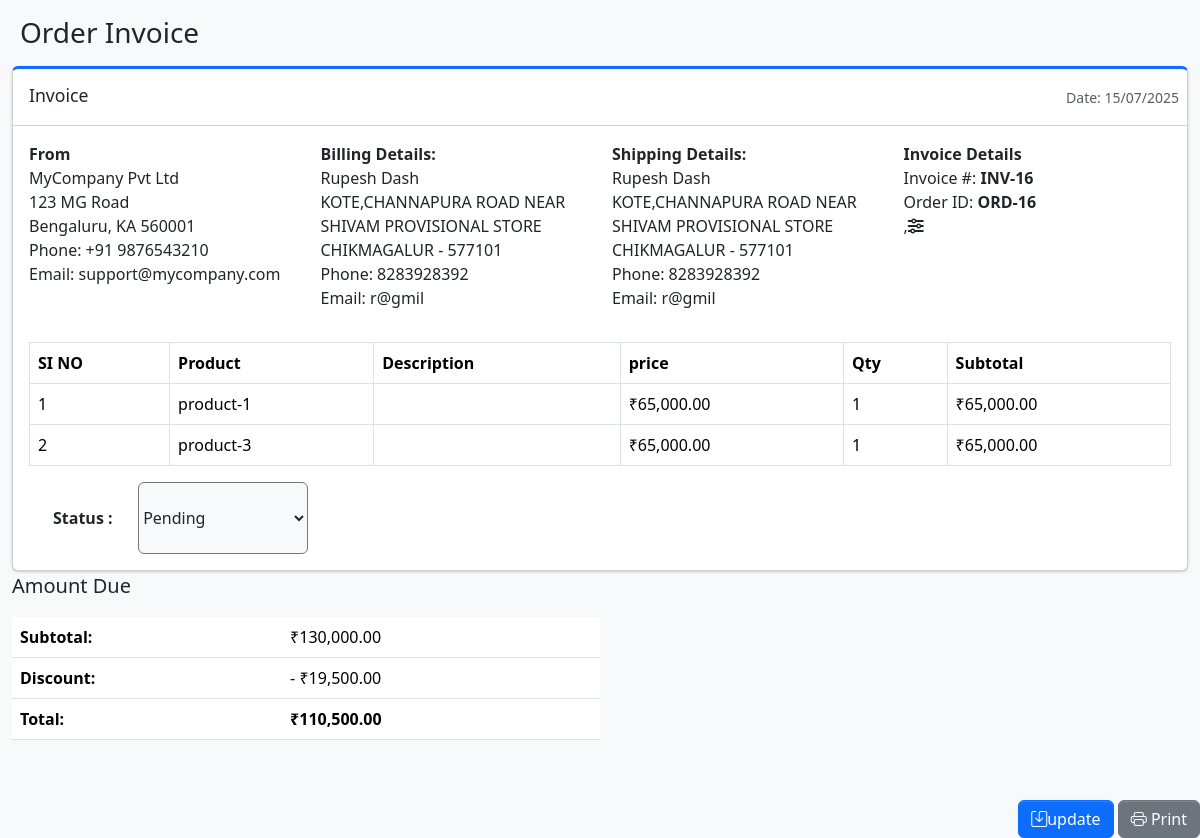
Screenshot of /admin/invoice.php?id=16 (signed in) with the database file from the repository.
### tables this page shows
CREATE TABLE `order` (
  `id` int(11) NOT NULL,
  `shipping_details_id` int(11) NOT NULL,
  `billing_details_id` int(11) NOT NULL,
  `payment_mode` int(11) NOT NULL,
  `total` double(25,3) NOT NULL,
  `order_status` tinyint(1) NOT NULL DEFAULT 0,
  `applied_coupon_id` int(11) NOT NULL,
  `purchase_date` int(11) NOT NULL
);

CREATE TABLE `billing_details` (
  `id` int(11) NOT NULL,
  `fname` varchar(255) NOT NULL,
  `lname` varchar(255) NOT NULL,
  `address` text NOT NULL,
  `city` varchar(255) NOT NULL,
  `pincode` mediumint(6) NOT NULL,
  `email` varchar(255) NOT NULL,
  `phone_no` bigint(10) NOT NULL
);

CREATE TABLE `shipping_details` (
  `id` int(11) NOT NULL,
  `fname` varchar(255) NOT NULL,
  `lname` varchar(255) NOT NULL,
  `address` text NOT NULL,
  `city` varchar(255) NOT NULL,
  `pincode` mediumint(6) NOT NULL,
  `email` varchar(255) NOT NULL,
  `phone_no` bigint(10) NOT NULL
);

CREATE TABLE `orderitems` (
  `orderId` int(11) NOT NULL,
  `productId` int(11) NOT NULL,
  `quantity` int(11) NOT NULL DEFAULT 1,
  `subTotal` double(25,3) NOT NULL
);

CREATE TABLE `product` (
  `id` int(11) NOT NULL,
  `productName` varchar(255) NOT NULL,
  `description` text DEFAULT NULL,
  `thumbnail` varchar(255) NOT NULL,
  `category_id` int(11) DEFAULT NULL,
  `sub_category_id` int(11) DEFAULT NULL,
  `store_id` int(11) DEFAULT NULL,
  `MRP` decimal(10,3) DEFAULT NULL,
  `SP` decimal(10,3) DEFAULT NULL,
  `status` tinyint(1) NOT NULL DEFAULT 0,
  `create` datetime NOT NULL DEFAULT current_timestamp()
);

CREATE TABLE `coupon` (
  `id` int(11) NOT NULL,
  `coupon_name` varchar(255) NOT NULL,
  `coupon_code` varchar(100) NOT NULL,
  `discount_type` enum('Percentage','Rs') NOT NULL,
  `amount` decimal(10,2) NOT NULL,
  `description` text DEFAULT NULL,
  `status` tinyint(1) NOT NULL DEFAULT 1,
  `created_at` timestamp NOT NULL DEFAULT current_timestamp()
);

### admin/Invoice.php (the view, shortened to what this page needs)
<?php
include 'connection.php';
$orderId = isset($_GET['id']) ? (int) $_GET['id'] : 0;
$sql = "SELECT o.*,
        bd.fname AS bf_name, bd.lname AS bl_name, bd.address AS b_address, bd.city AS b_city, bd.pincode AS b_pincode, bd.email AS b_email, bd.phone_no AS b_phone,
        sd.fname AS sf_name, sd.lname AS sl_name, sd.address AS s_address, sd.city AS s_city, sd.pincode AS s_pincode, sd.email AS s_email, sd.phone_no AS s_phone
        FROM `order` o
        LEFT JOIN billing_details bd ON o.billing_details_id = bd.id
        LEFT JOIN shipping_details sd ON o.shipping_details_id = sd.id
        WHERE o.id = ?";
$stmt = $conn->prepare($sql);
$stmt->bind_param("i", $orderId);
$stmt->execute();
$orderData = $stmt->get_result()->fetch_assoc();
$sql_items = "SELECT oi.*, p.productName, p.description, p.SP AS price
              FROM orderitems oi
              LEFT JOIN product p ON oi.productId = p.id
              WHERE oi.orderId = ?";
$stmt_items = $conn->prepare($sql_items);
$stmt_items->bind_param("i", $orderId);
$stmt_items->execute();
$orderItems = $stmt_items->get_result()->fetch_all(MYSQLI_ASSOC);
?>
<!doctype html>
<html lang="en">
<head>
  <link rel="stylesheet" href="https://cdn.jsdelivr.net/npm/@fontsource/source-sans-3@5.0.12/index.css"
 media="print"
    onload="this.media='all'" />
  <link rel="stylesheet" href="https://cdn.jsdelivr.net/npm/overlayscrollbars@2.11.0/styles/overlayscrollbars.min.css"
 />
  <link rel="stylesheet" href="https://cdn.jsdelivr.net/npm/bootstrap-icons@1.13.1/font/bootstrap-icons.min.css"
 />
  <link rel="stylesheet" href="./css/adminlte.css" />
  <link rel="stylesheet" href="https://cdn.jsdelivr.net/npm/apexcharts@3.37.1/dist/apexcharts.css"
 />
  <link rel="stylesheet" href="https://cdn.jsdelivr.net/npm/jsvectormap@1.5.3/dist/css/jsvectormap.min.css"
 />
  <link rel="stylesheet" href="https://cdn.datatables.net/1.13.6/css/dataTables.bootstrap4.min.css">
</head>
<body class="layout-fixed sidebar-expand-lg sidebar-open bg-body-tertiary">
  <div class="app-wrapper">
    <main class="app-main">
      <div class="app-content-header">
        <div class="container-fluid">
          <div class="row">
            <div class="col-sm-6">
              <h3 class="mb-0">Order Invoice</h3>
            </div>
          </div>
        </div>
      </div>
      <head>
        <link rel="stylesheet" href="https://cdnjs.cloudflare.com/ajax/libs/font-awesome/6.7.2/css/all.min.css"
 />
        <link href="https://cdn.jsdelivr.net/npm/bootstrap@5.0.2/dist/css/bootstrap.min.css" rel="stylesheet"
>
      </head>
      <head>
        <link rel="stylesheet" href="https://cdn.jsdelivr.net/npm/@fontsource/source-sans-3@5.0.12/index.css"
 media="print"
          onload="this.media='all'" />
        <link rel="stylesheet"
          href="https://cdn.jsdelivr.net/npm/overlayscrollbars@2.11.0/styles/overlayscrollbars.min.css"
 />
        <link rel="stylesheet" href="https://cdn.jsdelivr.net/npm/bootstrap-icons@1.13.1/font/bootstrap-icons.min.css"
 />
        <link rel="stylesheet" href="./css/adminlte.css" />
        <link rel="stylesheet" href="https://cdn.jsdelivr.net/npm/apexcharts@3.37.1/dist/apexcharts.css"
 />
        <link rel="stylesheet" href="https://cdn.jsdelivr.net/npm/jsvectormap@1.5.3/dist/css/jsvectormap.min.css"
 />
      </head>
      <body>
        <section class="content" id="content">
          <div class="container-fluid">
            <div class="card card-outline card-primary">
              <div class="card-header">
                <h3 class="card-title">Invoice</h3>
                <div class="card-tools">
                  <small class="text-muted">Date: 15/07/2025</small>
                </div>
              </div>
              <div class="card-body">
                <div class="row mb-3">
                  <div class="col-sm-3">
                    <strong>From</strong>
                    <address>
                      MyCompany Pvt Ltd<br>
                      123 MG Road<br>
                      Bengaluru, KA 560001<br>
                      Phone: +91 9876543210<br>
                      Email: support@mycompany.com
                    </address>
                  </div>
                  <div class="col-sm-3">
                    <strong>Billing Details:</strong>
                    <address>
                      <?= htmlspecialchars($orderData['bf_name'] . " " . $orderData['bl_name']); ?><br>
                      <?= htmlspecialchars($orderData['b_address']); ?><br>
                      <?= htmlspecialchars($orderData['b_city']); ?> -
                      <?= htmlspecialchars($orderData['b_pincode']); ?><br>
                      Phone: <?= htmlspecialchars($orderData['b_phone']); ?><br>
                      Email: <?= htmlspecialchars($orderData['b_email']); ?>
                    </address>
                  </div>
                  <div class="col-sm-3">
                    <strong>Shipping Details:</strong>
                    <address>
                      <?= htmlspecialchars($orderData['sf_name'] . " " . $orderData['sl_name']); ?><br>
                      <?= htmlspecialchars($orderData['s_address']); ?><br>
                      <?= htmlspecialchars($orderData['s_city']); ?> -
                      <?= htmlspecialchars($orderData['s_pincode']); ?><br>
                      Phone: <?= htmlspecialchars($orderData['s_phone']); ?><br>
                      Email: <?= htmlspecialchars($orderData['s_email']); ?>
                    </address>
                  </div>
                  <div class="col-sm-3">
                    <strong>Invoice Details</strong><br>
                    Invoice #: <b>INV-<?php echo htmlspecialchars($orderData['id']); ?></b><br>
                    Order ID: <b>ORD-<?php echo htmlspecialchars($orderData['id']); ?></b><br>,<i class="fa fa-sliders"
                      aria-hidden="true"></i>
                  </div>
                </div>
                <div class="row">
                  <div class="col-12 table-responsive">
                    <table class="table table-bordered">
                      <thead class="thead-light">
                        <tr>
                          <th>SI NO</th>
                          <th>Product</th>
                          <th>Description</th>
                          <th>price</th>
                          <th>Qty</th>
                          <th>Subtotal</th>
                        </tr>
                      </thead>
                      <tbody>
                        <?php $i = 1;
                        foreach ($orderItems as $item): ?>
                          <tr>
                            <td><?= $i++; ?></td>
                            <td><?= htmlspecialchars($item['productName']); ?></td>
                            <td><?= htmlspecialchars($item['description']); ?></td>
                            <td>₹<?= number_format($item['price'], 2); ?></td>
                            <td><?= $item['quantity']; ?></td>
                            <td>₹<?= number_format($item['subTotal'], 2); ?></td>
                          </tr>
                        <?php endforeach; ?>
                      </tbody>
                    </table>
                  </div>
                </div>
                <div class="row">
                  <div class="col-md-6">
                    <div class="container-fluid">
                      <form method="POST" enctype="multipart/form-data">
                        <?php
                        $statusMap = [
                          0 => 'Pending',
                          1 => 'Processing',
                          2 => 'Shipping',
                        ];
                        ?>
                        <div class="row p-0 m-0">
                          <div class="d-flex flex-md-row flex-column justify-md-content-center align-md-items-center">
                            <span class="col-md-2 py-4 m-0"><b>Status :</b></span>
                            <select class="col-md-4 bg-light text-dark rounded px-0 py-3" name="status" id="status">
                              <?php foreach ($statusMap as $code => $label): ?>
                                <option value="<?= $code ?>" <?= ($orderData['order_status'] == $code) ? 'selected' : ''; ?>>
                                  <?= $label ?>
                                </option>
                              <?php endforeach; ?>
                            </select>
                          </div>
                        </div>
                    </div>
                  </div>
                </div>
              </div>
            </div>
            <?php
            $subtotal = array_sum(array_column($orderItems, 'subTotal'));
            $discount = 0;
            if (!empty($orderData['applied_coupon_id']) && $orderData['applied_coupon_id'] > 0) {
              $query = "SELECT coupon_code,discount_type,amount FROM coupon WHERE id=?";
              $stmt_coupon = $conn->prepare($query);
              $stmt_coupon->bind_param("i", $orderData['applied_coupon_id']);
              $stmt_coupon->execute();
              $coupon = $stmt_coupon->get_result()->fetch_assoc();
              if ($coupon) {
                if (strtolower($coupon['discount_type']) === 'percentage') {
                  $discount = ($subtotal * $coupon['amount']) / 100;
                } else {
                  $discount = $coupon['amount'];
                }
              }
            }
            $total = $subtotal - $discount
              ?>
            <div class="col-md-6">
              <p class="lead">Amount Due</p>
              <table class="table">
                <tr>
                  <th>Subtotal:</th>
                  <td>₹<?= number_format($subtotal, 2); ?></td>
                </tr>
                <tr>
                  <th>Discount:</th>
                  <td>- ₹<?= number_format($discount, 2); ?></td>
                </tr>
                <tr>
                  <th>Total:</th>
                  <td><strong>₹<?= number_format($total, 2); ?></strong>
              </table>
            </div>
          </div>
  </div>
  <div class="card-footer text-end">
    <button class="btn btn-primary" type="submit" name="save_shipment">
      <i class="bi bi-save"></i>update
    </button>
    <button class="btn btn-secondary" type="button" onclick="window.print();">
      <i class="bi bi-printer"></i> Print
    </button>
      </div>
</body>
</html>

### rows the page displays
order: billing_details.lname "Rupesh Dash", billing_details.address "KOTE,CHANNAPURA ROAD NEAR SHIVAM PROVISIONAL STORE", billing_details.city "CHIKMAGALUR", billing_details.pincode "577101", billing_details.phone_no "8283928392", billing_details.email "r@gmil", shipping_details.lname "Rupesh Dash", shipping_details.address "KOTE,CHANNAPURA ROAD NEAR SHIVAM PROVISIONAL STORE", shipping_details.city "CHIKMAGALUR", shipping_details.pincode "577101", shipping_details.phone_no "8283928392", shipping_details.email "r@gmil", id "16", status "Pending"
orderitems: productId.productName "product-1", productId.SP "65,000.00", quantity "1", subTotal "65,000.00"
orderitems: productId.productName "product-3", productId.SP "65,000.00", quantity "1", subTotal "65,000.00"
coupon: amount "19,500.00", amount "110,500.00"

### other values shown
$subtotal "130,000.00"
